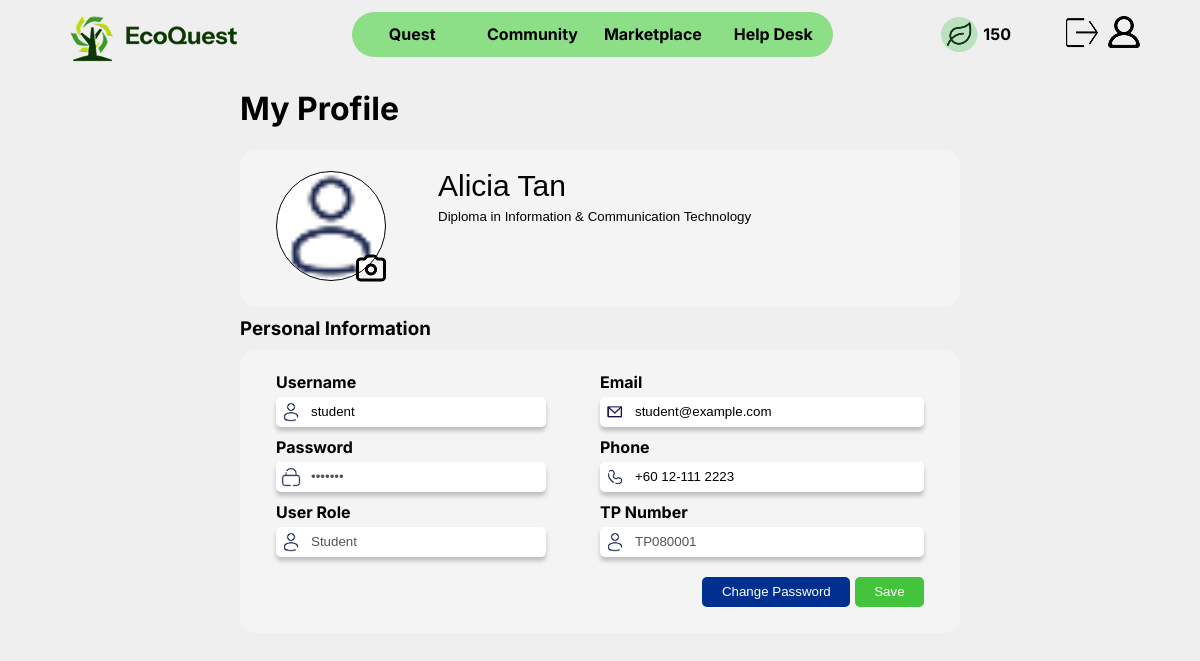
The page /Profile/profile.php (signed in) on the database its author committed.
### tables this page shows
CREATE TABLE IF NOT EXISTS `account` (
  `accountID` int NOT NULL AUTO_INCREMENT,
  `username` varchar(100) NOT NULL,
  `password` varchar(255) NOT NULL,
  `email` varchar(255) NOT NULL,
  `phone` varchar(30) NOT NULL,
  `picture` varchar(255) DEFAULT NULL,
  `role` varchar(20) NOT NULL,
  PRIMARY KEY (`accountID`),
  UNIQUE KEY `username` (`username`)
);

CREATE TABLE IF NOT EXISTS `student` (
  `studentID` varchar(15) NOT NULL,
  `accountID` int NOT NULL,
  `name` varchar(255) NOT NULL,
  `course` varchar(255) NOT NULL,
  PRIMARY KEY (`studentID`),
  UNIQUE KEY `accountID` (`accountID`)
);

### Profile/profile.php (the view, shortened to what this page needs)
<?php
    include $_SERVER['DOCUMENT_ROOT'].'/RWDD/setup/navigation.php';
    $accountID = $_SESSION['accountID'];
    $title = 'My Profile';
    $sql = "SELECT * FROM account WHERE accountID='$accountID';";
    $statement = mysqli_query($connect, $sql);
    $account = mysqli_fetch_array($statement);
    $username = $account['username'];
    $password = $account['password'];
    $email = $account['email'];
    $phone = $account['phone'];
    $picture = $account['picture'];
    $role = $account['role'];
    switch($role) {
        case 'Student':
            $sql = "SELECT studentID, name, course FROM student WHERE accountID='$accountID';";
            $statement = mysqli_query($connect, $sql);
            $personal = mysqli_fetch_array($statement);
            $text1 = $personal['name'];
            $text2 = $personal['course'];
            $tpNumber = $personal['studentID'];
            break;
    }
?>
<!DOCTYPE html>
<html lang="en">
<head>
    <link rel="stylesheet" href="/RWDD/css/layout.css" />
    <link rel="stylesheet" href="/RWDD/css/form.css" />
    <link rel="stylesheet" href="/RWDD/profile/profileForm.css" />
    <link rel="stylesheet" href="/RWDD/profile/profile.css" />
</head>
<body>
    <div id="wrapper">
        <form action="" method="post" enctype="multipart/form-data">
            <h1><?= $title ?></h1>
            <div id="topSection">
                <label id="profilePicture">
                    <span id="userPicture"><img id="picture" src="/RWDD/profile/picture/<?= $picture ?>" alt="user picture" /></span>
                    <span id="pictureInput"><img src="/RWDD/css/icon/camera.png" /></span>
                </label>
                <input type="text" id="text1" name="text1" value="<?= $text1 ?>" <?php if ($role === 'Admin') { echo "readonly"; } else { echo "required"; } ?> />
                <input type="text" id="text2" name="text2" value="<?= $text2 ?>" <?php if ($role === 'Admin') { echo "readonly"; } else { echo "required"; } ?> />
            </div>
            <h3>Personal Information</h3>
            <div id="bottomSection">
                <div id="personal">
                    <div class="user" id="username">
                        <label>Username</label><br />
                        <input type="text" name="username" value="<?= $username ?>" placeholder="Username" required/>
                    </div>
                    <div class="email" id="email">
                        <label>Email</label><br />
                        <input type="email" name="email" value="<?= $email ?>" placeholder="Email" required />
                    </div>
                    <div class="password" id="password">
                        <label>Password</label><br />
                        <input type="password" name="password" value="<?= $password ?>" placeholder="Password" disabled  />
                    </div>
                    <div class="phone" id="phone">
                        <label>Phone</label><br />
                        <input type="tel" name="phone" value="<?= $phone ?>" placeholder="Phone" required />
                    </div>
                    <div class="user" id="role">
                        <label>User Role</label><br />
                        <input type="text" name="role" value="<?= $role ?>" placeholder="Role" disabled />
                    </div>
                    <?php if ($role === 'Student') {
                        echo "<div class='user' id='tpNumber'>
                        <label>TP Number</label>
                        <input type='text' name='tpNumber' value='$tpNumber' disabled/>
                    </div>";
                    } ?>
                </div>
                <div class="button">
                    <input type="button" value="Change Password" onclick="document.getElementById('changePassword').classList.toggle('open')" />
                    <input type="submit" class="save" name="save" value="Save" />
                </div>
            </div>
        </form>
    </div>
</body>
</html>

### css/layout.css (style rules this page uses)
body { display: grid; font-family: 'Inter'; grid-template-columns: repeat(20, 1fr); background-color: #EFEFEF; margin: 0; }

### css/form.css (style rules this page uses)
label { font-weight: bold; text-align: left; }
input[type=text], input[type=password], input[type=email], input[type=tel], input[type=number], textarea { width: 100%; border: none; border-radius: 5px; box-shadow: 0 4px 4px #BFBFBF; height: 30px; padding-left: 35px; margin: 5px 0 10px 0; outline: none; box-sizing: border-box; }
input[type=submit], input[type=button], button, input[type=reset] { cursor: pointer; height: 30px; border: none; border-radius: 5px; margin: 10px 0px 5px 0px; cursor: pointer; }
input::placeholder { color: #808080; }
.user input { background: url('icon/user.png') no-repeat; background-size: 20px 20px; background-position: 5px center; background-color: white; }
.password input { background: url('icon/password.png') no-repeat; background-size: 20px 20px; background-position: 5px center; background-color: white; }

### Profile/profileForm.css (style rules this page uses)
.email input { background: url('icon/email.png') no-repeat; background-size: 20px 20px; background-position: 5px center; background-color: white; }
.phone input { background: url('icon/phone.png') no-repeat; background-size: 20px 20px; background-position: 5px center; background-color: white; }
input[type=submit], input[type=button], button { background-color: #00308F; color: white; }

### Profile/profile.css (style rules this page uses)
h3 { margin: 10px 0 10px 0; }
#text1, #text2 { background-color: transparent; box-shadow: none; padding: 0; margin: 0; }
#text1 { font-size: 30px; }
#topSection, #bottomSection { background-color: #F4F4F4; padding: 3% 5% 3% 5%; border-radius: 16px; }
.button { text-align: right; }
input[type=submit], input[type=button] { padding: 0 3% 0 3%; }
#profilePicture { display: inline-block; width: 100%; height: auto; position: relative; }
#userPicture img { width: 100%; background-color: white; border: 1px solid black; border-radius: 50%; aspect-ratio: 1 / 1; object-fit: cover; object-position: center; }
#pictureInput { position: absolute; bottom: -5px; right: -5px; border-radius: 50%; }
.button .save { background-color: #44C43C; }
@media only screen and (min-width: 768px) { #wrapper { display: block; grid-column: 5 / 17; } }
@media only screen and (min-width: 768px) { #topSection, #personal { display: grid; grid-template-columns: repeat(12, 1fr); align-items: center; } }
@media only screen and (min-width: 768px) { #profilePicture { display: block; grid-column: 1 / 3; grid-row: span 3; } }
@media only screen and (min-width: 768px) { #text1, #text2 { grid-column: 4 / 13; } }
@media only screen and (min-width: 768px) { #username, #password, #role { display: block; grid-column: 1 / 6; } }
@media only screen and (min-width: 768px) { #email, #phone,#tpNumber { display: block; grid-column: 7 / 13 ; } }

### rows shown on the page
account: picture (placeholder picture), username "student", email "student@example.com", phone "+60 12-111 2223", role "Student"
student: text1 "Alicia Tan", text2 "Diploma in Information & Communication Technology", tpNumber "TP080001"

### other values the page prints
$nav "Quest"
$nav "Community"
$nav "Marketplace"
$nav "Help Desk"
$points "150"
$title "My Profile"
